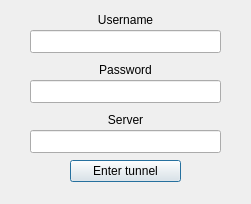
<?xml version="1.0" encoding="UTF-8"?>
<ui version="4.0">
 <class>dlgLogin</class>
 <widget class="QDialog" name="dlgLogin">
  <property name="geometry">
   <rect>
    <x>0</x>
    <y>0</y>
    <width>251</width>
    <height>204</height>
   </rect>
  </property>
  <property name="windowTitle">
   <string>Login</string>
  </property>
  <widget class="QLineEdit" name="edtUser">
   <property name="geometry">
    <rect>
     <x>30</x>
     <y>30</y>
     <width>191</width>
     <height>23</height>
    </rect>
   </property>
  </widget>
  <widget class="QLineEdit" name="edtPass">
   <property name="geometry">
    <rect>
     <x>30</x>
     <y>80</y>
     <width>191</width>
     <height>23</height>
    </rect>
   </property>
   <property name="inputMethodHints">
    <set>Qt::ImhHiddenText|Qt::ImhNoAutoUppercase|Qt::ImhNoPredictiveText</set>
   </property>
   <property name="inputMask">
    <string/>
   </property>
   <property name="echoMode">
    <enum>QLineEdit::Password</enum>
   </property>
  </widget>
  <widget class="QLabel" name="lblUser">
   <property name="geometry">
    <rect>
     <x>30</x>
     <y>10</y>
     <width>191</width>
     <height>20</height>
    </rect>
   </property>
   <property name="text">
    <string>Username</string>
   </property>
   <property name="alignment">
    <set>Qt::AlignCenter</set>
   </property>
  </widget>
  <widget class="QLabel" name="lblPass">
   <property name="geometry">
    <rect>
     <x>30</x>
     <y>60</y>
     <width>191</width>
     <height>20</height>
    </rect>
   </property>
   <property name="text">
    <string>Password</string>
   </property>
   <property name="alignment">
    <set>Qt::AlignCenter</set>
   </property>
  </widget>
  <widget class="QPushButton" name="btnLogin">
   <property name="geometry">
    <rect>
     <x>70</x>
     <y>160</y>
     <width>111</width>
     <height>22</height>
    </rect>
   </property>
   <property name="text">
    <string>Enter tunnel</string>
   </property>
  </widget>
  <widget class="QLineEdit" name="edtServ">
   <property name="geometry">
    <rect>
     <x>30</x>
     <y>130</y>
     <width>191</width>
     <height>23</height>
    </rect>
   </property>
   <property name="inputMethodHints">
    <set>Qt::ImhNone</set>
   </property>
   <property name="inputMask">
    <string/>
   </property>
   <property name="echoMode">
    <enum>QLineEdit::Normal</enum>
   </property>
  </widget>
  <widget class="QLabel" name="lblServ">
   <property name="geometry">
    <rect>
     <x>30</x>
     <y>110</y>
     <width>191</width>
     <height>20</height>
    </rect>
   </property>
   <property name="text">
    <string>Server</string>
   </property>
   <property name="alignment">
    <set>Qt::AlignCenter</set>
   </property>
  </widget>
 </widget>
 <tabstops>
  <tabstop>edtUser</tabstop>
  <tabstop>edtPass</tabstop>
  <tabstop>edtServ</tabstop>
  <tabstop>btnLogin</tabstop>
 </tabstops>
 <resources/>
 <connections/>
</ui>
